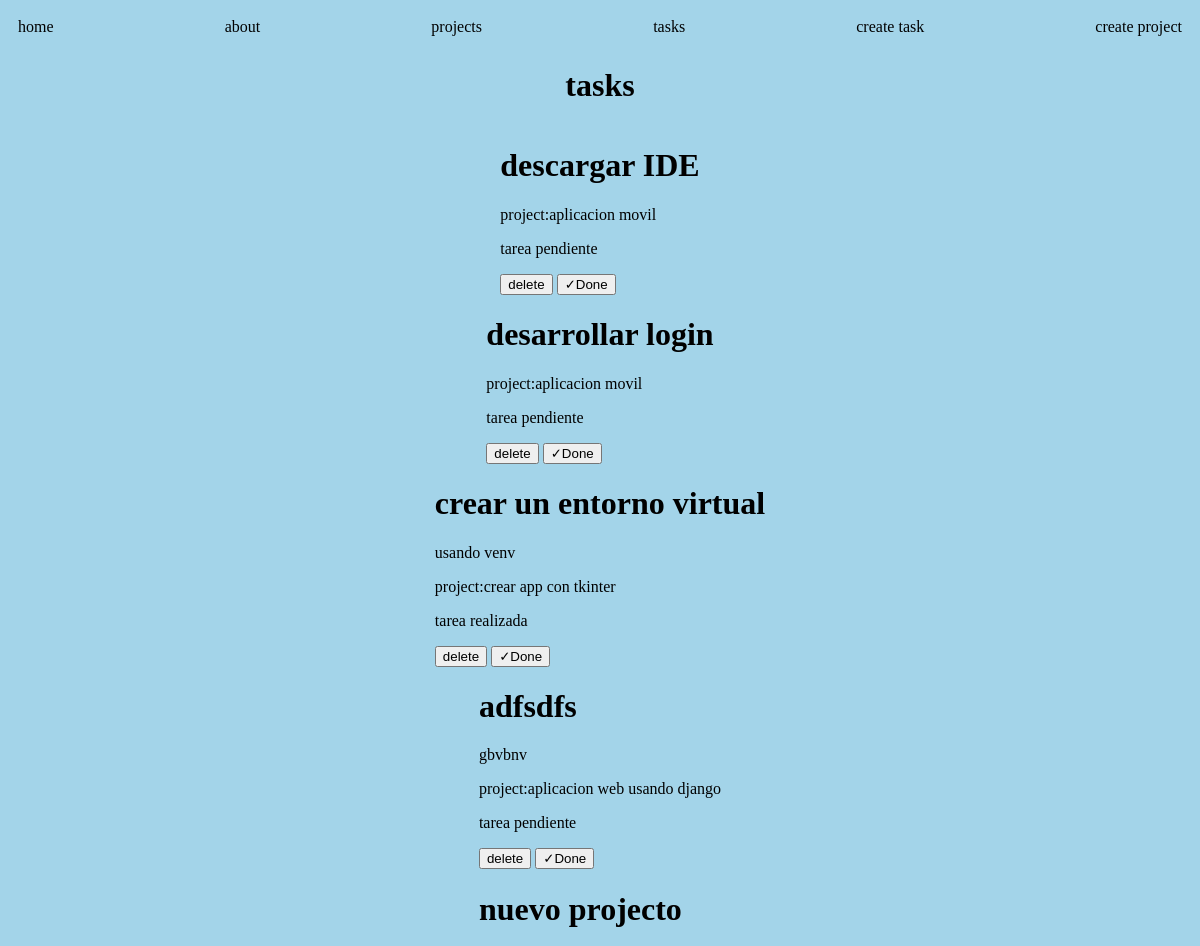
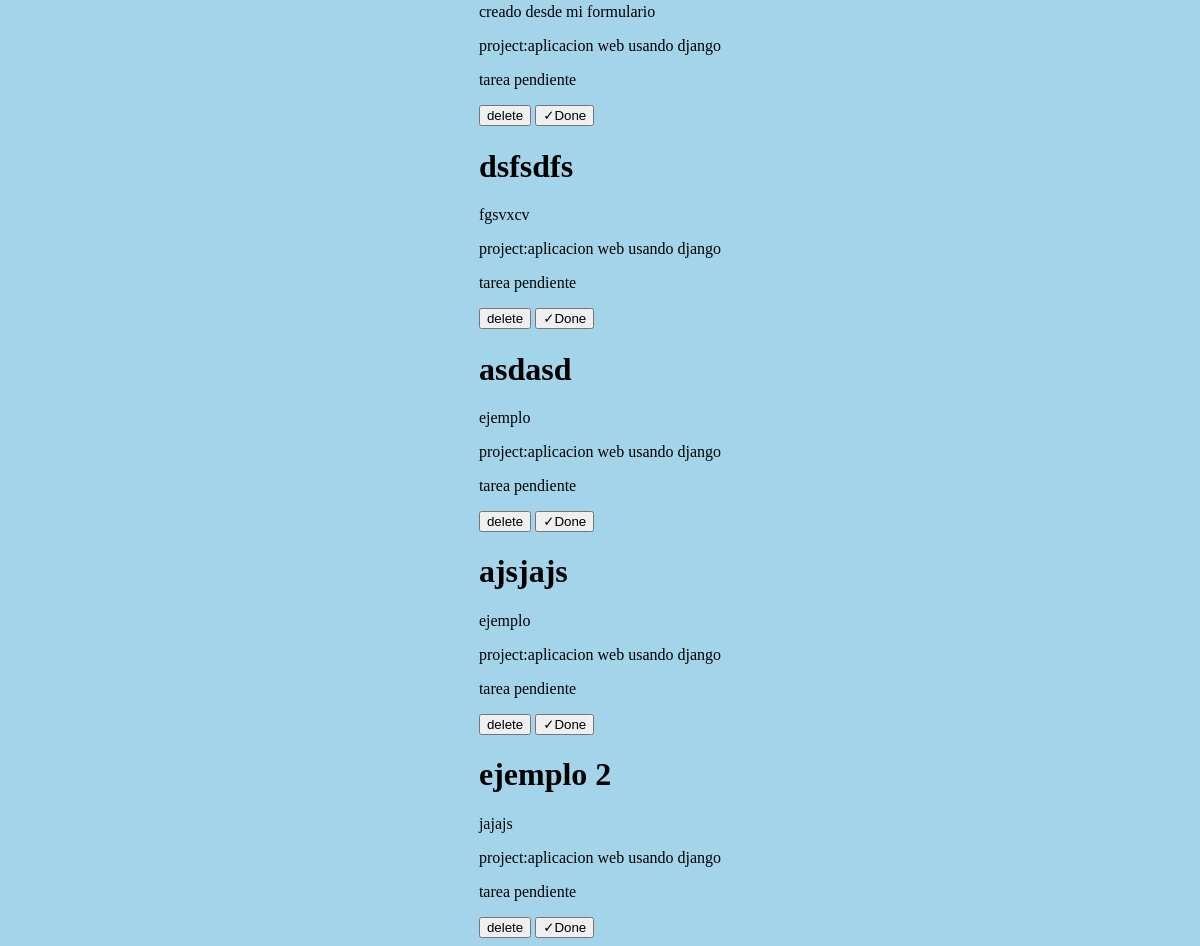
/tasks/, run on the app's committed database (2 pictures, top to bottom).
### myapp/models.py (models this page shows, shortened)
class task(models.Model):
        title=models.CharField(max_length=200)
        description=models.TextField()
        project=models.ForeignKey(project , on_delete=models.CASCADE)
        done=models.BooleanField(default=False)

class project(models.Model):
        name=models.CharField(max_length=200)

### myapp/views.py (the view)
# urls.py: path('tasks/',views.tasks, name="tasks"),
def tasks(request):
    tasks=task.objects.all()
    return render(request,'tasks/tasks.html',{'tasks':tasks})

### myapp/templates/tasks/tasks.html
{% extends 'layouts/base.html'%}
{% block content %}
<h1>tasks</h1>
{% for i in tasks%}
<div>
    <h1>{{i.title}}</h1>
    <p>{{i.description}}</p>
    <p>project:{{i.project.name}}</p>
    {% if i.done == False %}
        <p>tarea pendiente</p>
    {% else %}
        <p>tarea realizada</p>
    {%endif%}
    <button>delete</button>
    <button>✓Done</button>
</div>
{% endfor %}
{% endblock %}

### myapp/templates/layouts/base.html (shortened to what this page needs)
{% load static %}
<!DOCTYPE html>
<html lang="en">
<head>
    <link rel="stylesheet" href="{% static '/styles/main.css'%}">
</head>
<body>
    <nav class="navbar">
        <a href="{% url 'index' %}">home</a>
        <a href="{% url 'about' %}">about</a>
        <a href="{% url 'projects' %}">projects</a>
        <a href="{% url 'tasks' %}">tasks</a>
        <a href="{% url 'create_task' %}">create task</a>
        <a href="{% url 'create_project' %}">create project</a>
    </nav>
    <main class="container">
        {% block content %}
        {% endblock %}
    </main>
</body>
</html>

### myapp/static/styles/main.css (style rules this page uses)
body { background: #a3d4e9; color: rgb(0, 0, 0); }
.navbar { background-color: #a3d4e9; display: flex; justify-content: space-between; padding: 10px 10px; }
.navbar a { color: rgb(0, 0, 0); text-decoration: none; }
.container { display: flex; flex-direction: column; align-items: center; justify-content: center; width: 100%; height: 100%; }

### data on the page
task: title "descargar IDE", project.name "aplicacion movil", done "tarea pendiente"
task: title "desarrollar login", project.name "aplicacion movil", done "tarea pendiente"
task: title "crear un entorno virtual", description "usando venv", project.name "crear app con tkinter", done "tarea realizada"
task: title "adfsdfs", description "gbvbnv", project.name "aplicacion web usando django", done "tarea pendiente"
task: title "nuevo projecto", description "creado desde mi formulario", project.name "aplicacion web usando django", done "tarea pendiente"
task: title "dsfsdfs", description "fgsvxcv", project.name "aplicacion web usando django", done "tarea pendiente"
task: title "asdasd", description "ejemplo", project.name "aplicacion web usando django", done "tarea pendiente"
task: title "ajsjajs", description "ejemplo", project.name "aplicacion web usando django", done "tarea pendiente"
task: title "ejemplo 2", description "jajajs", project.name "aplicacion web usando django", done "tarea pendiente"
